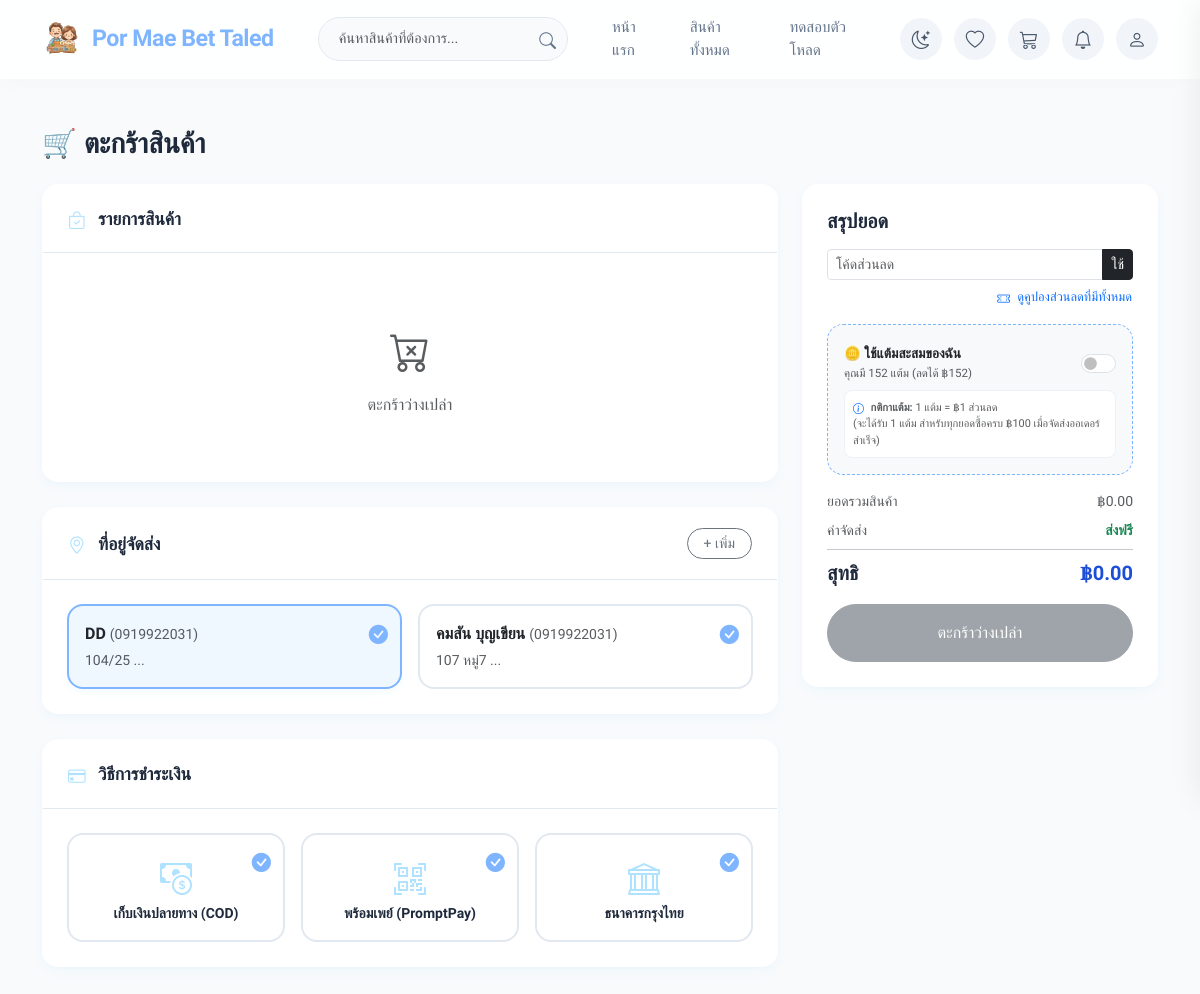
Page /cart.php (signed in) on the committed database.
### tables this page shows
CREATE TABLE `shop_settings` (
  `id` int(11) NOT NULL,
  `shop_name` varchar(255) NOT NULL,
  `address` text NOT NULL,
  `phone` varchar(50) DEFAULT NULL,
  `shop_email` varchar(255) DEFAULT NULL,
  `print_remark` text DEFAULT NULL,
  `shop_icon` varchar(255) DEFAULT 'default_icon.png',
  `smtp_host` varchar(100) DEFAULT 'smtp.gmail.com',
  `smtp_port` int(11) DEFAULT 587,
  `smtp_user` varchar(100) DEFAULT NULL,
  `smtp_pass` varchar(100) DEFAULT NULL,
  `smtp_secure` varchar(10) DEFAULT 'tls',
  `auto_flash_sale` int(11) DEFAULT 0,
  `auto_flash_discount` int(11) DEFAULT 20,
  `auto_flash_duration` int(11) DEFAULT 2,
  `welcome_promo_enabled` int(11) DEFAULT 1,
  `welcome_promo_coupon` varchar(50) DEFAULT NULL,
  `shipping_fee_fixed` decimal(10,2) DEFAULT 40.00,
  `shipping_free_threshold` decimal(10,2) DEFAULT 350.00,
  `points_earn_rate` int(11) NOT NULL DEFAULT 100,
  `points_spend_rate` int(11) NOT NULL DEFAULT 1,
  `line_notify_token` varchar(255) DEFAULT NULL,
  `openai_api_key` varchar(255) DEFAULT NULL,
  `slip_ai_provider` varchar(50) DEFAULT 'none',
  `gemini_api_key` varchar(255) DEFAULT NULL,
  `claude_api_key` varchar(255) DEFAULT NULL,
  `discord_webhook_url` text DEFAULT NULL,
  `telegram_bot_token` varchar(255) DEFAULT NULL,
  `telegram_chat_id` varchar(100) DEFAULT NULL,
  `slack_webhook_url` text DEFAULT NULL,
  `custom_webhook_url` text DEFAULT NULL,
  `notification_sound` varchar(50) DEFAULT 'chime',
  `auto_flash_type` varchar(20) DEFAULT 'static',
  `auto_flash_min_discount` int(11) DEFAULT 10,
  `auto_flash_max_discount` int(11) DEFAULT 50,
  `auto_flash_selection_rule` varchar(30) DEFAULT 'random',
  `auto_flash_count` int(11) DEFAULT 3,
  `auto_flash_stock` int(11) DEFAULT 10,
  `facebook_url` varchar(255) DEFAULT '#',
  `line_url` varchar(255) DEFAULT '#',
  `instagram_url` varchar(255) DEFAULT '#',
  `line_channel_access_token` varchar(255) DEFAULT NULL,
  `line_user_id` varchar(100) DEFAULT NULL
);

CREATE TABLE `user_addresses` (
  `id` int(11) NOT NULL,
  `user_id` int(11) NOT NULL,
  `recipient_name` varchar(100) DEFAULT NULL,
  `phone` varchar(20) DEFAULT NULL,
  `address_line1` varchar(255) DEFAULT NULL,
  `subdistrict` varchar(100) DEFAULT NULL,
  `district` varchar(100) DEFAULT NULL,
  `province` varchar(100) DEFAULT NULL,
  `zipcode` varchar(10) DEFAULT NULL,
  `is_default` tinyint(4) DEFAULT 0
);

CREATE TABLE `payment_methods` (
  `id` int(11) NOT NULL,
  `name` varchar(100) NOT NULL,
  `type` enum('bank','promptpay','cod') NOT NULL,
  `account_number` varchar(50) DEFAULT NULL,
  `account_name` varchar(100) DEFAULT NULL,
  `status` enum('active','inactive') DEFAULT 'active'
);

CREATE TABLE `users` (
  `id` int(11) NOT NULL,
  `username` varchar(50) NOT NULL,
  `password` varchar(255) NOT NULL,
  `fullname` varchar(100) DEFAULT NULL,
  `email` varchar(100) NOT NULL,
  `role` enum('admin','user') DEFAULT 'user',
  `created_at` datetime DEFAULT current_timestamp(),
  `reset_token` varchar(255) DEFAULT NULL,
  `reset_expiry` datetime DEFAULT NULL,
  `points` int(11) NOT NULL DEFAULT 0
);

### cart.php (the view, shortened to what the rows shown need)
<?php
include 'db.php';
$user_id = $_SESSION['user_id'];
include 'header.php';
$shop = mysqli_fetch_assoc(mysqli_query($conn, "SELECT * FROM shop_settings WHERE id=1"));
$user_points = 0;
if (isset($_SESSION['user_id'])) {
    $uid = $_SESSION['user_id'];
    $up_q = mysqli_query($conn, "SELECT points FROM users WHERE id = '$uid'");
    if ($up_q && mysqli_num_rows($up_q) > 0) {
        $user_points = intval(mysqli_fetch_assoc($up_q)['points']);
    }
}
$points_earn_rate = intval($shop['points_earn_rate'] ?? 100);
$points_spend_rate = intval($shop['points_spend_rate'] ?? 1);
?>
<div class="container py-5">
    <div class="row">
        <div class="col-lg-12">
            <form method="POST" enctype="multipart/form-data" id="checkoutForm">
                <div class="row g-4">
                    <div class="col-xl-8">
                                <?php
                                $subtotal = 0;
                                ?>
                        <div class="card-modern animate__animated animate__fadeInUp" style="animation-delay: 0.1s;">
                            <div class="p-4">
                                <div class="row g-3" id="address-list-container">
                                    <?php
                                    $aq = mysqli_query($conn, "SELECT * FROM user_addresses WHERE user_id='$user_id' ORDER BY id DESC");
                                    $addresses = [];
                                    if(mysqli_num_rows($aq) > 0) {
                                        while($ad = mysqli_fetch_assoc($aq)) {
                                            $addresses[] = $ad;
                                        }
                                    }
                                    if(!empty($addresses)):
                                        foreach($addresses as $ad):
                                    ?>
                                    <div class="col-md-6 address-item-col">
                                        <label class="w-100 h-100">
                                            <div class="option-card">
                                                <i class="bi bi-check-circle-fill check-icon"></i>
                                                <div class="fw-bold text-dark mb-1"><?=htmlspecialchars($ad['recipient_name'], ENT_QUOTES, 'UTF-8')?> <span class="text-muted fw-normal small">(<?=htmlspecialchars($ad['phone'], ENT_QUOTES, 'UTF-8')?>)</span></div>
                                                <div class="text-muted small text-truncate"><?=htmlspecialchars($ad['address_line1'], ENT_QUOTES, 'UTF-8')?>...</div>
                                            </div>
                                        </label>
                                    </div>
                                    <?php endforeach; else: ?>
                                        <div id="no-address-msg" class="text-center py-3 text-muted">ยังไม่มีที่อยู่ กรุณาเพิ่มที่อยู่ใหม่</div>
                                    <?php endif; ?>
                                </div>
                            </div>
                        </div>
                        <div class="card-modern animate__animated animate__fadeInUp" style="animation-delay: 0.2s;">
                            <div class="p-4">
                                <?php
                                $shipping_fee_fixed = floatval($shop['shipping_fee_fixed'] ?? 40.00);
                                $shipping_free_threshold = floatval($shop['shipping_free_threshold'] ?? 350.00);
                                $disc = 0;
                                $is_free_shipping_coupon = false;
                                $shipping_fee = ($subtotal >= $shipping_free_threshold || $subtotal == 0 || $is_free_shipping_coupon) ? 0 : $shipping_fee_fixed;
                                $final = max(0, $subtotal - $disc + $shipping_fee);
                                ?>
                                <div class="row g-3">
                                    <?php $pq=mysqli_query($conn,"SELECT * FROM payment_methods WHERE status='active'"); while($pm=mysqli_fetch_assoc($pq)): ?>
                                    <div class="col-6 col-md-4">
                                        <label class="w-100">
                                            <div class="option-card text-center py-3">
                                                <i class="bi bi-check-circle-fill check-icon"></i>
                                                <?php
                                                $icon_class = 'bi-wallet2';
                                                if ($pm['type'] == 'promptpay') $icon_class = 'bi-qr-code-scan';
                                                elseif ($pm['type'] == 'bank') $icon_class = 'bi-bank';
                                                elseif ($pm['type'] == 'cod') $icon_class = 'bi-cash-coin';
                                                ?>
                                                <i class="bi <?= $icon_class ?> fs-2 d-block mb-1" style="color:#AEE2FF"></i>
                                                <div class="fw-bold small"><?=$pm['name']?></div>
                                            </div>
                                        </label>
                                    </div>
                                    <?php endwhile; ?>
                                </div>
                            </div>
                        </div>
                    </div>
                    <div class="col-xl-4">
                        <div class="card-modern summary-card p-4">
                            <?php if ($user_points > 0): ?>
                                <div class="p-3 mb-3 rounded-4 border bg-light" style="border-style: dashed !important; border-color: var(--blue-hover) !important;">
                                    <div class="form-check form-switch d-flex align-items-center justify-content-between p-0 mb-2">
                                        <div style="padding-left: 0;">
                                            <label class="form-check-label fw-bold text-dark" for="use_points_toggle" style="cursor: pointer; font-size: 0.85rem;">
                                                🪙 ใช้แต้มสะสมของฉัน
                                            </label>
                                            <div class="text-muted" style="font-size: 0.72rem;">คุณมี <?= number_format($user_points) ?> แต้ม (ลดได้ ฿<?= number_format($user_points * $points_spend_rate) ?>)</div>
                                        </div>
                                        <input class="form-check-input" type="checkbox" name="use_points" id="use_points_toggle" value="1" onchange="togglePointsRedemption(this)" style="width: 2.2em; height: 1.2em; cursor: pointer; margin-left: 10px;">
                                    </div>
                                    <div class="text-muted p-2 rounded-3 bg-white points-info-box" style="font-size: 0.68rem;">
                                        <i class="bi bi-info-circle text-primary me-1"></i> <strong>กติกาแต้ม:</strong> 1 แต้ม = ฿<?= number_format($points_spend_rate) ?> ส่วนลด<br>
                                        (จะได้รับ 1 แต้ม สำหรับทุกยอดซื้อครบ ฿<?= number_format($points_earn_rate) ?> เมื่อจัดส่งออเดอร์สำเร็จ)
                                    </div>
                                </div>
                            <?php endif; ?>
                            <div class="d-flex justify-content-between fw-bold fs-5 mb-3"><span>สุทธิ</span><span style="color: var(--blue-dark) !important;">฿<span id="final_total"><?=number_format($final,2)?></span></span></div>
                        </div>
                    </div>
                </div>
            </form>
        </div>
    </div>
</div>
</body>
</html>

### header.php (shortened to what the rows shown need)
<!DOCTYPE html>
<html lang="th">
<head>
    <link href="https://cdn.jsdelivr.net/npm/bootstrap@5.3.0/dist/css/bootstrap.min.css" rel="stylesheet">
    <link rel="stylesheet" href="https://cdn.jsdelivr.net/npm/bootstrap-icons@1.11.1/font/bootstrap-icons.css">
    <link rel="stylesheet" href="https://cdnjs.cloudflare.com/ajax/libs/animate.css/4.1.1/animate.min.css"/>
    <link rel="stylesheet" href="style.css?v=2.7">
</head>
<body>
<nav class="navbar navbar-expand-lg sticky-top glass-nav d-none d-lg-block">
    <div class="container">
        <a class="navbar-brand d-flex align-items-center" href="index.php">
            <img src="<?= isset($current_favicon) ? $current_favicon : 'assets/default_icon.png' ?>" alt="Logo" style="height: 40px; width: auto; margin-right: 10px; object-fit: contain;">
            <span>Por Mae <span>Bet Taled</span></span>
        </a>
    </div>
</nav>

### rows in the picture
shop_settings: shop_icon (picture), points_spend_rate "1", points_earn_rate "100", shipping_free_threshold "0.00"
user_addresses: recipient_name "DD", phone "0919922031", address_line1 "104/25"
user_addresses: recipient_name "คมสัน บุญเขียน", phone "0919922031", address_line1 "107 หมู่7"
payment_methods: name "เก็บเงินปลายทาง (COD)"
payment_methods: name "พร้อมเพย์ (PromptPay)"
payment_methods: name "ธนาคารกรุงไทย"
users: points "152", $user_points*$points_spend_rate "152"

### other values in the picture
$subtotal "0.00"
